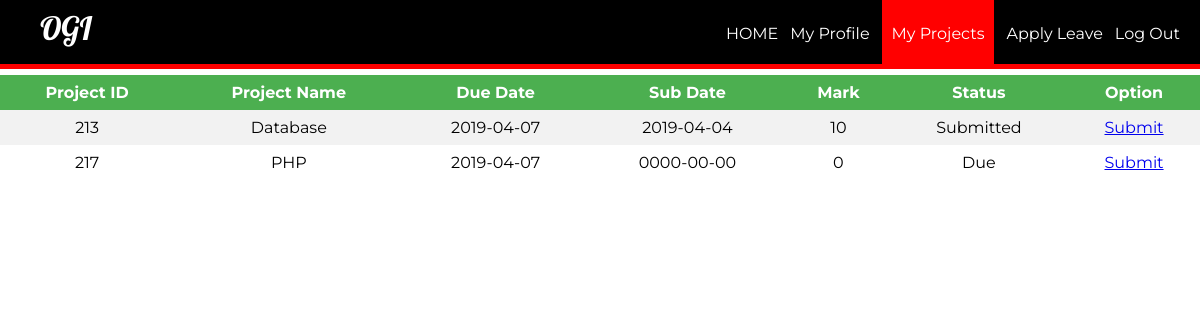
Screenshot of /empproject.php?id=101 with the database file from the repository.
### tables this page shows
CREATE TABLE `project` (
  `pid` int(11) NOT NULL,
  `eid` int(11) DEFAULT NULL,
  `pname` varchar(100) DEFAULT NULL,
  `duedate` date DEFAULT NULL,
  `subdate` date DEFAULT '0000-00-00',
  `mark` int(11) NOT NULL,
  `status` varchar(50) DEFAULT NULL
);

### empproject.php (the view, shortened to what this page needs)
<?php
	$id = (isset($_GET['id']) ? $_GET['id'] : '');
	$sql = "SELECT * FROM `project` where eid = '$id'";
	$result = mysqli_query($conn, $sql);
?>
<html>
<head>
	<link rel="stylesheet" type="text/css" href="styleview.css">
</head>
<body>
	<header>
		<nav>
			<h1>OGI</h1>
			<ul id="navli">
				<li><a class="homeblack" href="eloginwel.php?id=<?php echo $id?>"">HOME</a></li>
				<li><a class="homeblack" href="myprofile.php?id=<?php echo $id?>"">My Profile</a></li>
				<li><a class="homered" href="empproject.php?id=<?php echo $id?>"">My Projects</a></li>
				<li><a class="homeblack" href="applyleave.php?id=<?php echo $id?>"">Apply Leave</a></li>
				<li><a class="homeblack" href="elogin.html">Log Out</a></li>
			</ul>
		</nav>
	</header>
	<div class="divider"></div>
	<div id="divimg">
		<table>
			<tr>
				<th align = "center">Project ID</th>
				<th align = "center">Project Name</th>
				<th align = "center">Due Date</th>
				<th align = "center">Sub Date</th>
				<th align = "center">Mark</th>
				<th align = "center">Status</th>
				<th align = "center">Option</th>
			</tr>
			<?php
				while ($employee = mysqli_fetch_assoc($result)) {
					echo "<tr>";
					echo "<td>".$employee['pid']."</td>";
					echo "<td>".$employee['pname']."</td>";
					echo "<td>".$employee['duedate']."</td>";
					echo "<td>".$employee['subdate']."</td>";
					echo "<td>".$employee['mark']."</td>";
					echo "<td>".$employee['status']."</td>";
					 echo "<td><a href=\"psubmit.php?pid=$employee[pid]&id=$employee[eid]\">Submit</a>";
				}
			?>
		</table>
		</body>
</html>

### styleview.css (style rules this page uses)
body { margin: 0px; }
header { background: black; color: white; padding: 8px 20px 6px 40px; height: 50px; }
header h1 { display: inline; font-family: 'Lobster', cursive; font-weight: 400; font-size: 32px; float: left; margin-top: 0px; margin-right: 10px; }
nav ul { display: inline; padding: 0px; float: right; }
nav ul li { display: inline-block; list-style-type: none; color: white; float: left; margin-left: 12px; }
nav ul li a { color: white; text-decoration: none; }
#navli { font-family: 'Montserrat', sans-serif; }
.homered { background-color: red; padding: 30px 10px 22px 10px; }
.divider { background-color: red; height: 5px; }
table { margin: 0px; border-collapse: collapse; width: 100%; font-family: 'Montserrat', sans-serif; }
th, td { text-align: center; padding: 8px; }
tr:nth-child(even) { background-color: #f2f2f2 }
th { background-color: #4CAF50; color: white; }

### rows the page displays
project: pid "213", pname "Database", duedate "2019-04-07", subdate "2019-04-04", mark "10", status "Submitted"
project: pid "217", pname "PHP", duedate "2019-04-07", subdate "0000-00-00", mark "0", status "Due"
